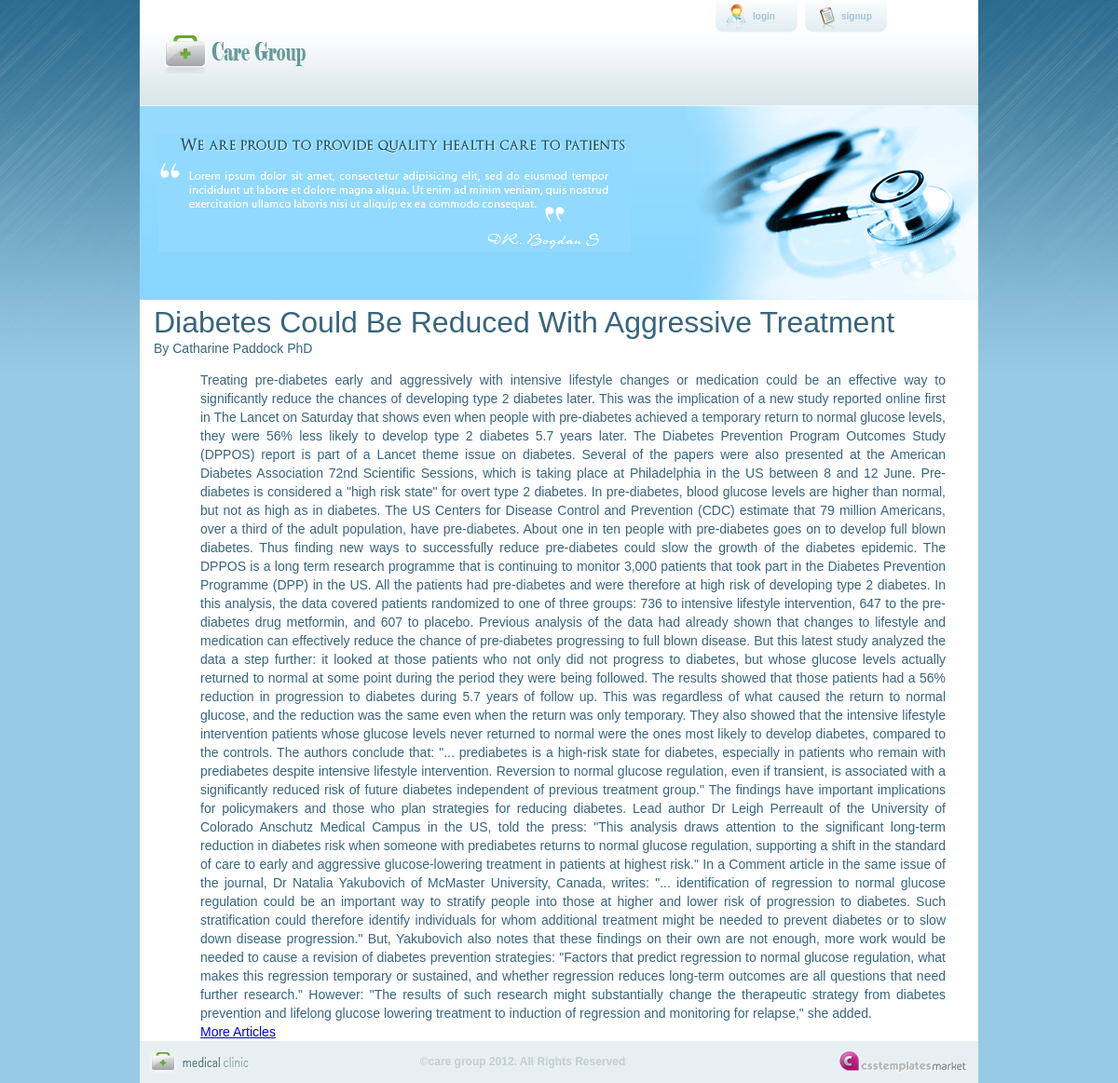
Screenshot of /Article.php?ID=1 with the database file from the repository.
### tables this page shows
CREATE TABLE `content` (
  `id` int(10) unsigned NOT NULL auto_increment,
  `Name` varchar(45) NOT NULL,
  `Headline` varchar(100) NOT NULL,
  `Content_Text` text NOT NULL,
  `Author` varchar(45) NOT NULL,
  PRIMARY KEY  (`id`)
);

### Include/db.php (called while the page is built, shortened)
<?php
    class DataManager
    {
        var $user = "Admin";
        var $pass = "P@SSW)RD";
        var $dbHost = "localhost";
        function DataManager()
        {
            $this->con = mysql_connect($this->dbHost, $this->user, $this->pass)
            or die ("Could not connect to db: " . mysql_error());
		}
		function getItem($id)
		{
			return mysql_query("SELECT * FROM Content WHERE id='".$id."'");
		}
	}
?>

### Article.php (the view, shortened to what this page needs)
<?php
require_once("Include/db.php");
$db=new DataManager();
	if(array_key_exists("ID",$_REQUEST))
	{
		$result=$db->getItem($_REQUEST['ID']);
		$row=mysql_fetch_array($result);
		$headline=$row['Headline'];
		$author=$row['Author'];
		$text=$row['Content_Text'];
	}
	else
	{
		header('Location:viewContents.php');
	}
?>
<!DOCTYPE HTML>
<html>
<head>
<link href="Style/style.css" rel="stylesheet" type="text/css">
</head>
<body>
<div id="main_container">
	<div class="header">
    	<div id="logo"><a href="index.php"><img src="Style/images/logo.png" alt="" title="" width="162" height="54" border="0" /></a></div>
    	<div class="right_header">
            <div class="top_menu">
            <a href="login.php" class="login">login</a>
            <a href="signup.php" class="sign_up">signup</a>
            </div>
            <div id="menu">
            </div>
        </div>
    </div>
    <div id="middle_box">
    	<div class="middle_box_content"><img src="Style/images/banner_content.jpg" alt="" title="" /></div>
    </div>
    <div id="main_content">
    <br/>
    <p align="center"><font size="+3"><?php echo $headline;?></font></p>
    By <?php echo $author?>
    <br/><br/>
    <div id="article_content">
    <?php echo $text;?>
   <br/>
   <a href="viewContents.php">More Articles</a>
   </div>
    </div>
</div>
     <div id="footer">
     	<div class="copyright">
        <img src="Style/images/footer_logo.gif" alt="" title="" />
        </div>
        <div class="center_footer">&copy;care group 2012. All Rights Reserved</div>
   	   <div class="footer_links">
        <a href="http://csstemplatesmarket.com"><img src="Style/images/csstemplatesmarket.gif" alt="csstemplatesmarket" title="csstemplatesmarket" border="0" /></a><br />
   	   </div>
    </div>
</body>
</html>

### Style/style.css (style rules this page uses)
body { background:url(images/bg.jpg) no-repeat top center #97cae4; margin:0px; padding:0px; font-family:Arial, Helvetica, sans-serif; font-size:14px; color: #37657D; }
p { margin:0px; padding:0 0 5px 0; line-height:17px; text-align:left; color: #37657D; }
#main_container { width:900px; height:auto; margin:auto; background-color:#fff; }
.header { width:900px; height:114px; margin:auto; background:url(images/header_bg.gif) repeat-x; }
.right_header { float:right; width:550px; }
#logo { padding:30px 0 0 20px; float:left; }
#menu { width:540px; height:35px; float:right; padding:40px 0 0 0; }
#middle_box { width:900px; height:208px; clear:both; margin:auto; background:url(images/middle_banner.gif) no-repeat center; }
.middle_box_content { padding:30px 0 0 20px; }
.top_menu { width:285px; float:right; }
a.login { width:49px; height:35px; display:block; background:url(images/login.gif) no-repeat center; line-height:35px; color:#a6c4d4; font-size:10px; font-weight:bold; text-decoration:none; padding:0 0 0 40px; float:left; margin:0 3px 0 3px; }
a.sign_up { width:49px; height:35px; display:block; background:url(images/sign_up.gif) no-repeat center; line-height:35px; color:#a6c4d4; font-size:10px; font-weight:bold; text-decoration:none; padding:0 0 0 40px; float:left; margin:0 3px 0 3px; }
#main_content { width:885px; height: autopx; margin: auto; padding:0 0 0 15px; }
#article_content { width:800px; height: auto; margin: auto; line-height: 20px; word-spacing: normal; text-align: justify; padding-top: 0; padding-right: 15; padding-bottom: 0; padding-left: 15px; vertical-align: text-bottom; }
#footer { margin:auto; width:900px; height:45px; color:#508aa1; background-color:#e8eff2; }
.copyright { float:left; padding:10px 0 0 10px; }
.center_footer { color:#c3ced4; font-size:12px; font-weight:bold; width:550px; padding:15px; text-align:center; float:left; }
.footer_links { float:right; padding:10px 10px 0 0; }

### rows the page displays
content: Headline "Diabetes Could Be Reduced With Aggressive Treatment", Author "Catharine Paddock PhD", Content_Text "Treating pre-diabetes early and aggressively with intensive lifestyle changes or medication could be an effective way to significantly reduce the chances of developing type 2 diabetes later. This was the implication of a new study reported online first in The Lancet on Saturday that shows even when people with pre-diabetes achieved a temporary return to normal glucose levels, they were 56% less likely to develop type 2 diabetes 5.7 years later. The Diabetes Prevention Program Outcomes Study (DPPOS) report is part of a Lancet theme issue on diabetes. Several of the papers were also presented at the American Diabetes Association 72nd Scientific Sessions, which is taking place at Philadelphia…"
